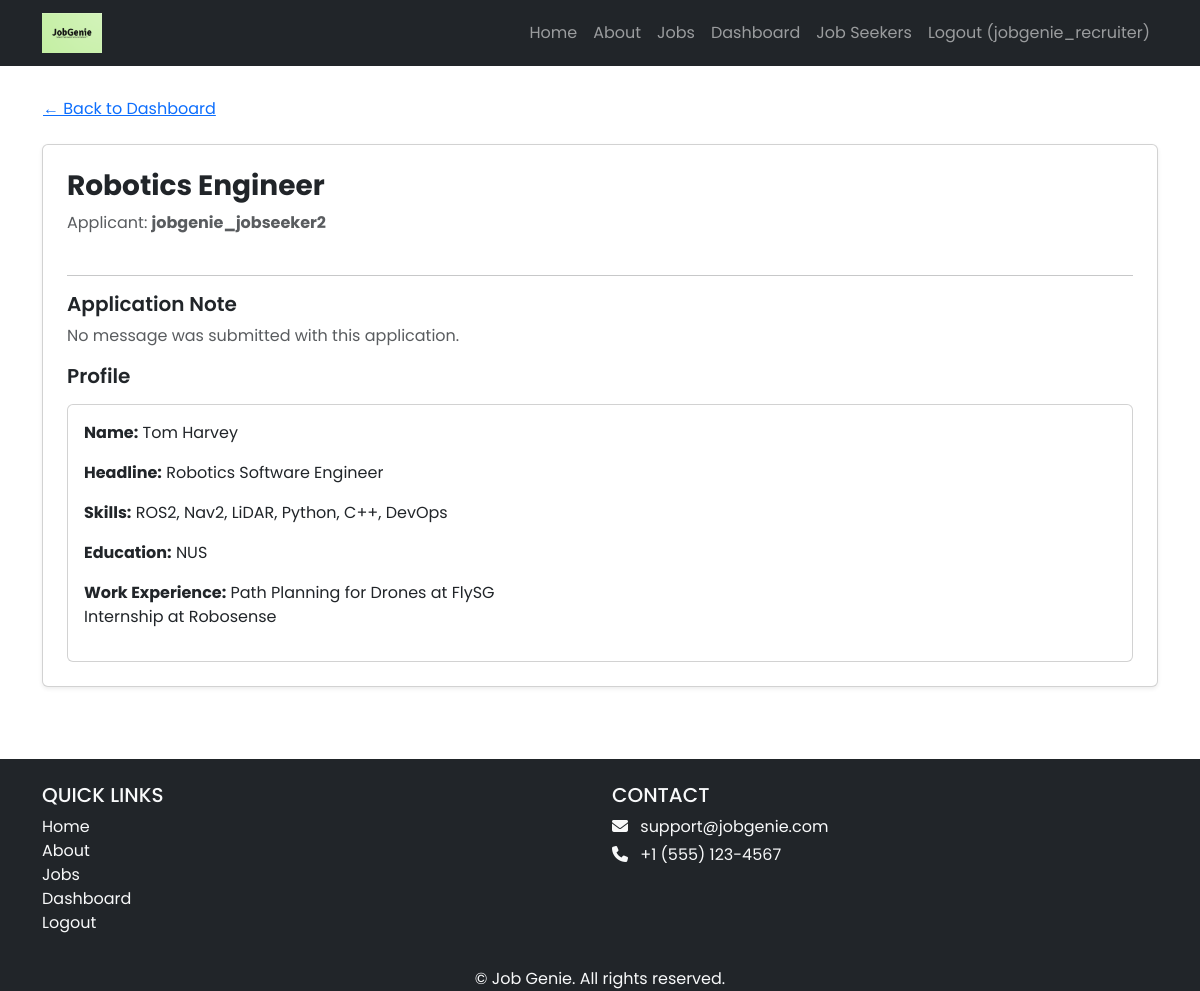
The app's page /recruiters/application/8/ (signed in) with its own data.
### jobs/models.py (models this page shows, shortened)
class Application(models.Model):
    STATUS_CHOICES = [
        ('applied', 'Applied'),
        ('review', 'Review'),
        ('interview', 'Interview'),
        ('offer', 'Offer'),
        ('closed', 'Closed'),
    ]
    job = models.ForeignKey(Job, on_delete=models.CASCADE, related_name="applications")
    candidate = models.ForeignKey(settings.AUTH_USER_MODEL, on_delete=models.CASCADE, related_name="applications")
    note = models.TextField(blank=True)  # tailored note from candidate
    status = models.CharField(max_length=20, choices=STATUS_CHOICES, default='applied')
    applied_at = models.DateTimeField(auto_now_add=True)

class Job(models.Model):
    JOB_TYPES = [
        ('FT', 'Full Time'),
        ('PT', 'Part Time'),
        ('IN', 'Internship'),
        ('CT', 'Contractor'),
    ]
    REMOTE_TYPES = [
        ('ON', 'On-site'),
        ('RE', 'Remote'),
        ('HY', 'Hybrid'),
    ]
    SPONSORSHIP_OPT = [
        ('YES', 'Sponsorship Available'),
        ('NO', 'No Sponsorship'),
    ]
    recruiter = models.ForeignKey(
    Recruiter,
    on_delete=models.CASCADE,
    related_name="jobs",
    null=True,
    blank=True
    )
    title = models.CharField(max_length=255)
    company_name = models.CharField(max_length=255, blank=True, default="")
    skills = models.TextField(help_text="List required skills, separated by commas", blank=True, default="")
    address = models.CharField(max_length=255, blank=True, help_text="Type office location or adjust pin on map")
    city = models.CharField(max_length=100, blank=True)
    state = models.CharField(max_length=100, blank=True)
    postal_code = models.CharField(max_length=20, blank=True)
    country = models.CharField(max_length=100, blank=True)
    salary_min = models.DecimalField(max_digits=10, decimal_places=2, null=True, blank=True)
    salary_max = models.DecimalField(max_digits=10, decimal_places=2, null=True, blank=True)
    job_type = models.CharField(max_length=2, choices=JOB_TYPES)
    visa_sponsorship = models.CharField(max_length=3, choices=SPONSORSHIP_OPT, default='NO')
    remote_type = models.CharField(max_length=2, choices=REMOTE_TYPES, default='ON')
    created_at = models.DateTimeField(auto_now_add=True)
    updated_at = models.DateTimeField(auto_now=True)
    lat = models.FloatField(null=True, blank=True)
    lng = models.FloatField(null=True, blank=True)
    class Meta:
        indexes = [
            models.Index(fields=['job_type']),
            models.Index(fields=['remote_type']),
            models.Index(fields=['city']),
        ]
        ordering = ['-created_at']

### profiles/models.py (models this page shows, shortened)
class JobSeekerProfile(models.Model):
    first_name = models.CharField(max_length=255, default='Unknown')
    last_name = models.CharField(max_length=255, default='Unknown')
    user = models.OneToOneField(User, on_delete=models.CASCADE)
    headline = models.CharField(max_length=255)
    skills = models.TextField()
    education = models.TextField()
    work_experience = models.TextField()
    links = models.TextField(blank=True)
    is_public = models.BooleanField(default=True)  # privacy
    address = models.CharField(max_length=255, blank=True)
    city = models.CharField(max_length=100, blank=True)
    state = models.CharField(max_length=100, blank=True)
    postal_code = models.CharField(max_length=20, blank=True)
    country = models.CharField(max_length=100, blank=True)
    lat = models.FloatField(null=True, blank=True)
    lng = models.FloatField(null=True, blank=True)

### recruiters/views.py (the view)
# urls.py: path("application/<int:pk>/", RecruiterApplicationDetailView.as_view(), name="application_detail"),
class RecruiterApplicationDetailView(LoginRequiredMixin, DetailView):
    model = Application
    template_name = "recruiters/application_detail.html"
    context_object_name = "application"
    def get_queryset(self):
        recruiter = self.request.user.recruiter_profile
        return Application.objects.filter(job__recruiter=recruiter)
    def get_context_data(self, **kwargs):
        context = super().get_context_data(**kwargs)
        application = self.get_object()
        candidate = application.candidate
        profile = JobSeekerProfile.objects.filter(user=candidate).first()
        if profile and profile.is_public:
            context["profile"] = {
                "first_name": profile.first_name,
                "last_name": profile.last_name,
                "headline": profile.headline,
                "skills": profile.skills,
                "education": profile.education,
                "work_experience": profile.work_experience,
                "links": profile.links,
            }
        else:
            context["profile"] = None
        return context

### recruiters/templates/recruiters/application_detail.html (shortened to what this page needs)
{% extends 'base.html' %}
{% block content %}
<div class="container py-4">
  <a href="{% url 'recruiters:dashboard' %}" class="btn btn-link ps-0 mb-3">← Back to Dashboard</a>
  <div class="card p-4 shadow-sm">
    <h3 class="fw-bold">{{ application.job.title }}</h3>
    <p class="text-muted mb-4">Applicant: <strong>{{ application.candidate.username }}</strong></p>
    <hr>
    <h5 class="fw-semibold">Application Note</h5>
    {% if application.note %}
      <div class="border rounded bg-light p-3 mb-4">{{ application.note }}</div>
    {% else %}
      <p class="text-muted">No message was submitted with this application.</p>
    {% endif %}
    <h5 class="fw-semibold">Profile</h5>
    {% if profile %}
    <div class="card p-3 mt-2">
        <p><strong>Name:</strong> {{ profile.first_name }} {{ profile.last_name }}</p>
        <p><strong>Headline:</strong> {{ profile.headline }}</p>
        <p><strong>Skills:</strong> {{ profile.skills|linebreaksbr }}</p>
        <p><strong>Education:</strong> {{ profile.education|linebreaksbr }}</p>
        <p><strong>Work Experience:</strong> {{ profile.work_experience|linebreaksbr }}</p>
    </div>
    {% else %}
    <div class="alert alert-secondary mt-2">
        This user's profile is private.
    </div>
    {% endif %}
  </div>
</div>
{% endblock %}

### jobgenie/templates/base.html (shortened to what this page needs)
<!DOCTYPE html>
<html>
{% load static %}
<head>
    <link href="https://cdn.jsdelivr.net/npm/bootstrap@5.3.3/dist/css/bootstrap.min.css" rel="stylesheet"
>
    <link rel="stylesheet" href="https://cdnjs.cloudflare.com/ajax/libs/font-awesome/6.1.1/css/all.min.css">
    <link rel="stylesheet" type="text/css" href="{% static 'css/style.css' %}">
</head>
<body>
    <header>
        <nav class="navbar navbar-expand-lg navbar-dark bg-dark">
            <div class="container">
                <a class="navbar-brand" href="{% url 'home.index' %}">
                    <img src="{% static 'img/logo.png' %}" alt="logo" height="40" />
                </a>
                <div class="collapse navbar-collapse" id="navbarNav">
                    <ul class="navbar-nav ms-auto">
                        <li class="nav-item">
                            <a class="nav-link {% if request.resolver_match.url_name == 'home.index' %}active{% endif %}"
                                href="{% url 'home.index' %}">Home</a>
                        </li>
                        <li class="nav-item">
                            <a class="nav-link {% if request.resolver_match.url_name == 'home.about' %}active{% endif %}"
                                href="{% url 'home.about' %}">About</a>
                        </li>
                        <li class="nav-item">
                            <a class="nav-link {% if request.path|slice:':6' == '/jobs/' %}active{% endif %}" href="{% url 'job_list' %}">Jobs</a>
                        </li>
                        {% if user.is_authenticated %}
                            {% if user.userprofile.role == "JOB_SEEKER" %}
                                <li class="nav-item">
                                    <a class="nav-link {% if request.resolver_match.url_name == 'profiles:view_profile' %}active{% endif %}"
                                        href="{% url 'profiles:view_profile' %}">My Profile</a>
                                </li>
                                <li class="nav-item">
                                    <a class="nav-link {% if request.resolver_match.url_name == 'my_applications' %}active{% endif %}"
                                        href="{% url 'my_applications' %}">My Applications</a>
                                </li>
                            {% elif user.userprofile.role == "RECRUITER" %}
                                <li class="nav-item">
                                    <a class="nav-link {% if request.resolver_match.url_name == 'recruiters:dashboard' %}active{% endif %}"
                                        href="{% url 'recruiters:dashboard' %}">Dashboard</a>
                                </li>
                                <li class="nav-item">
                                    <a class="nav-link {% if request.path|slice:':18' == '/profiles/jobseekers/' %}active{% endif %}"
                                        href="{% url 'profiles:jobseeker_list' %}">Job Seekers</a>
                                </li>
                            {% else %}
                                <li class="nav-item">
                                    <a class="nav-link" href="{% url 'accounts.signup' %}">Complete Profile</a>
                                </li>
                            {% endif %}
                            <li class="nav-item">
                                <a class="nav-link" href="{% url 'accounts.logout' %}">Logout ({{ user.username }})</a>
                            </li>
                        {% endif %}
                    </ul>
                </div>
            </div>
        </nav>
    </header>
    <div>
        {% block content %}
        {% endblock content %}
    </div>
    <footer class="bg-dark text-light pt-4 mt-5">
        <div class="container text-center">
            <div class="row text-center text-md-start">
                <div class="col-md-6 mb-3">
                    <h5 class="text-uppercase">Quick Links</h5>
                    <ul class="list-unstyled">
                    <li><a href="{% url 'home.index' %}" class="text-light text-decoration-none">Home</a></li>
                    <li><a href="{% url 'home.about' %}" class="text-light text-decoration-none">About</a></li>
                    <li><a href="{% url 'job_list' %}" class="text-light text-decoration-none">Jobs</a></li>
                    {% if user.is_authenticated %}
                        {% if user.userprofile.role == "JOB_SEEKER" %}
                            <li><a href="{% url 'profiles:view_profile' %}" class="text-light text-decoration-none">My Profile</a></li>
                        {% elif user.userprofile.role == "RECRUITER" %}
                            <li><a href="{% url 'recruiters:dashboard' %}" class="text-light text-decoration-none">Dashboard</a></li>
                        {% endif %}
                        <li><a href="{% url 'accounts.logout' %}" class="text-light text-decoration-none">Logout</a></li>
                    {% else %}
                        <li><a href="{% url 'accounts.login' %}" class="text-light text-decoration-none">Login</a></li>
                        <li><a href="{% url 'accounts.signup' %}" class="text-light text-decoration-none">Sign Up</a>
                        </li>
                        {% endif %}
                    </ul>
                </div>
                <div class="col-md-6 mb-3">
                    <h5 class="text-uppercase">Contact</h5>
                    <p class="mb-1"><i class="fas fa-envelope me-2"></i> support@jobgenie.com</p>
                    <p class="mb-1"><i class="fas fa-phone me-2"></i> +1 (555) 123-4567</p>
                </div>
            </div>
            <p class="mb-0">&copy; {{ now|date:"Y" }} Job Genie. All rights reserved.</p>
        </div>
    </footer>
</body>
</html>

### jobgenie/static/css/style.css (style rules this page uses)
body { font-family: 'Poppins', sans-serif; }
.navbar-brand { font-size: 1.4rem; letter-spacing: 1px; }

### records on screen
Application: job "Robotics Engineer", candidate.username "jobgenie_jobseeker2"
JobSeekerProfile: first_name "Tom", last_name "Harvey", headline "Robotics Software Engineer", skills "ROS2, Nav2, LiDAR, Python, C++, DevOps", education "NUS", work_experience "Path Planning for Drones at FlySG Internship at Robosense"

### other values on screen
{{ user.username }} "jobgenie_recruiter"
